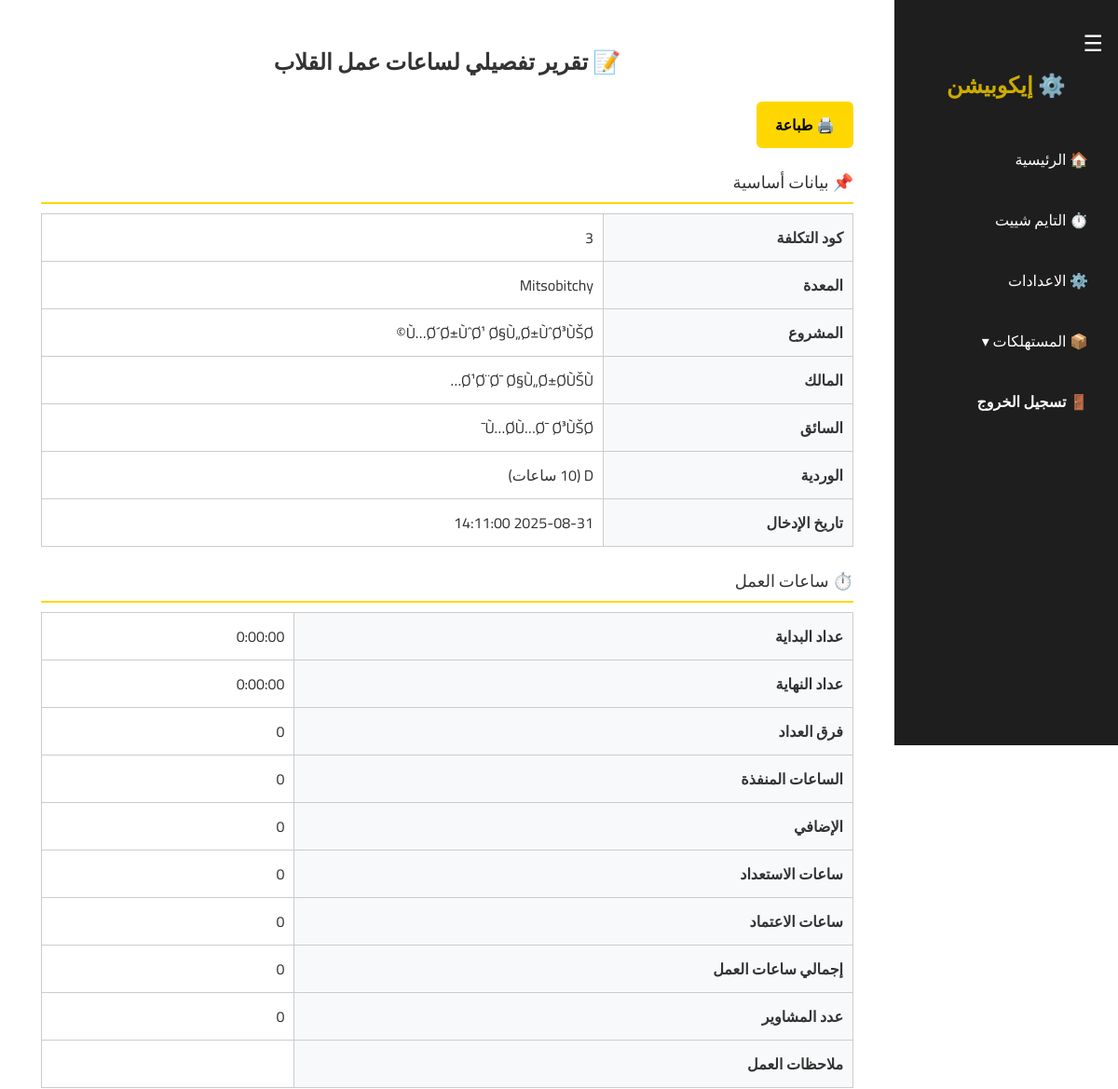
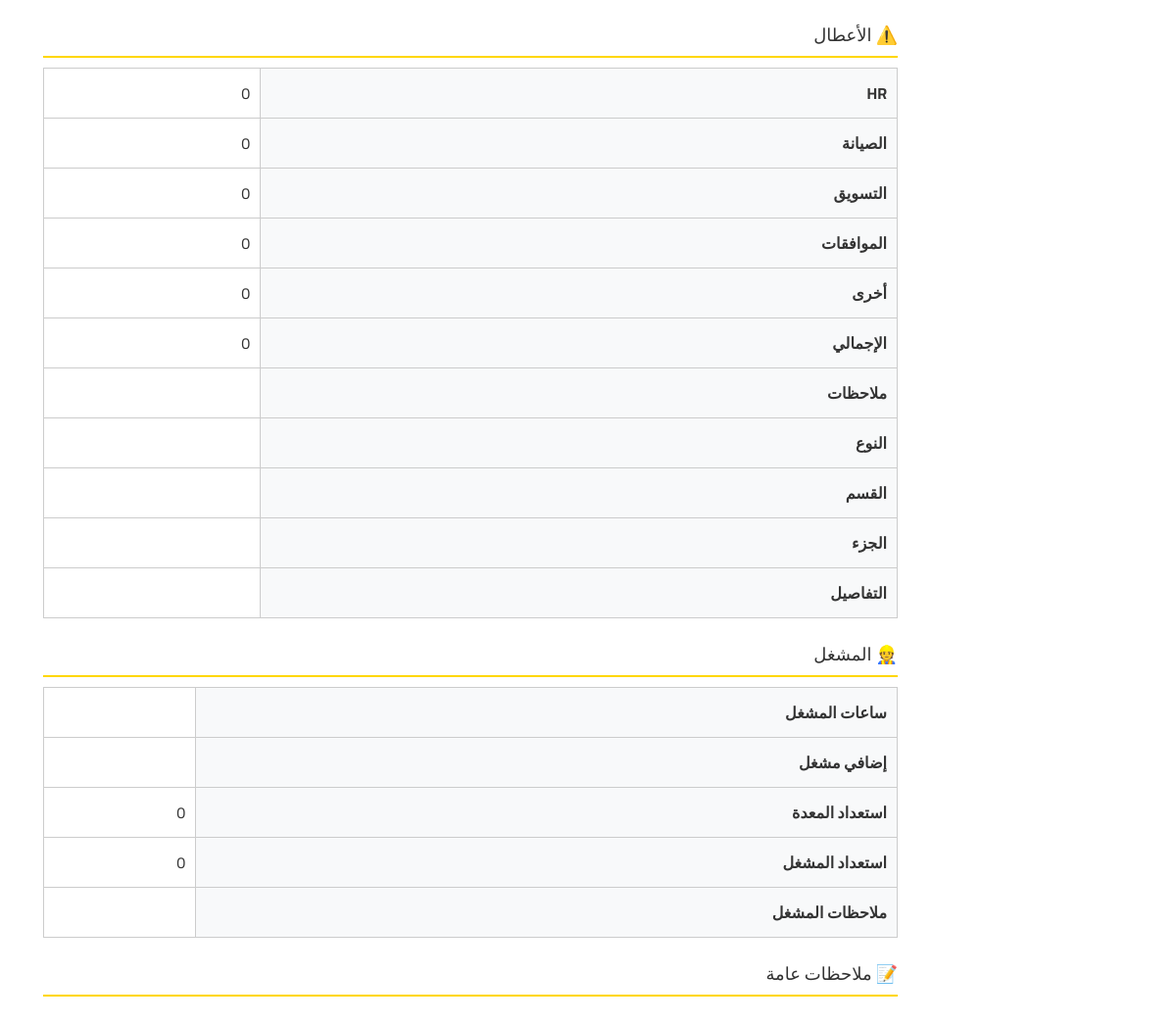
Screenshot of /tipper_details.php?id=1 (signed in) with the database file from the repository (2 pictures, top to bottom).
### tables this page shows
CREATE TABLE `tipper` (
  `id` int(11) NOT NULL,
  `cost_code` varchar(11) NOT NULL,
  `entry_name` varchar(50) NOT NULL,
  `machine_name` varchar(100) NOT NULL,
  `project_name` varchar(100) NOT NULL,
  `owner_name` varchar(100) NOT NULL,
  `driver_name` varchar(100) NOT NULL,
  `shift` varchar(50) NOT NULL,
  `shift_hours` int(11) DEFAULT NULL,
  `counter_start` varchar(20) DEFAULT NULL,
  `executed_hours` int(11) DEFAULT NULL,
  `extra_hours_total` int(11) DEFAULT NULL,
  `standby_hours` int(11) DEFAULT NULL,
  `dependence_hours` varchar(20) NOT NULL,
  `total_work_hours` int(11) DEFAULT NULL,
  `work_notes` text,
  `hr_fault` varchar(100) DEFAULT NULL,
  `maintenance_fault` varchar(100) DEFAULT NULL,
  `marketing_fault` varchar(100) DEFAULT NULL,
  `approval_fault` varchar(100) DEFAULT NULL,
  `other_fault_hours` int(11) DEFAULT NULL,
  `total_fault_hours` varchar(20) NOT NULL,
  `fault_notes` text,
  `counter_end` varchar(20) DEFAULT NULL,
  `counter_diff` varchar(20) DEFAULT NULL,
  `number_of_moves` varchar(20) NOT NULL,
  `fault_type` varchar(100) DEFAULT NULL,
  `fault_department` varchar(100) DEFAULT NULL,
  `fault_part` varchar(100) DEFAULT NULL,
  `fault_details` text,
  `general_notes` text,
  `operator_hours` varchar(100) DEFAULT NULL,
  `extra_operator_hours` varchar(20) NOT NULL,
  `machine_standby_hours` varchar(100) DEFAULT NULL,
  `operator_standby_hours` varchar(100) DEFAULT NULL,
  `operator_notes` text,
  `created_at` timestamp NOT NULL DEFAULT CURRENT_TIMESTAMP
);

### tipper_details.php (the view, shortened to what this page needs)
<?php
include "config.php";
if (isset($_GET['id'])) {
    $id = intval($_GET['id']);
    $sql = "SELECT * FROM tipper WHERE id = $id";
    $result = $conn->query($sql);
    $row = $result->fetch_assoc();
} else {
    die("❌ رقم السجل غير موجود");
}
?>
<!DOCTYPE html>
<html lang="ar" dir="rtl">
<head>
  <link rel="stylesheet" type="text/css" href="css/style.css"/>
</head>
<body>
<?php include 'sidebar.php'; ?>
<div class="main" id="main">
  <h2>📝 تقرير تفصيلي لساعات عمل القلاب</h2>
  <a href="#" onclick="window.print()" class="print-btn">🖨️ طباعة</a>
  <div class="section-title">📌 بيانات أساسية</div>
  <table class="info-table">
    <tr><th>كود التكلفة</th><td><?php echo $row['cost_code']; ?></td></tr>
    <tr><th>المعدة</th><td><?php echo $row['machine_name']; ?></td></tr>
    <tr><th>المشروع</th><td><?php echo $row['project_name']; ?></td></tr>
    <tr><th>المالك</th><td><?php echo $row['owner_name']; ?></td></tr>
    <tr><th>السائق</th><td><?php echo $row['driver_name']; ?></td></tr>
    <tr><th>الوردية</th><td><?php echo $row['shift']; ?> (<?php echo $row['shift_hours']; ?> ساعات)</td></tr>
    <tr><th>تاريخ الإدخال</th><td><?php echo $row['created_at']; ?></td></tr>
  </table>
  <div class="section-title">⏱️ ساعات العمل</div>
  <table class="info-table">
    <tr><th>عداد البداية</th><td><?php echo $row['counter_start']; ?></td></tr>
    <tr><th>عداد النهاية</th><td><?php echo $row['counter_end']; ?></td></tr>
    <tr><th>فرق العداد</th><td><?php echo $row['counter_diff']; ?></td></tr>
    <tr><th>الساعات المنفذة</th><td><?php echo $row['executed_hours']; ?></td></tr>
    <tr><th>الإضافي</th><td><?php echo $row['extra_hours_total']; ?></td></tr>
    <tr><th>ساعات الاستعداد</th><td><?php echo $row['standby_hours']; ?></td></tr>
    <tr><th>ساعات الاعتماد</th><td><?php echo $row['dependence_hours']; ?></td></tr>
    <tr><th>إجمالي ساعات العمل</th><td><?php echo $row['total_work_hours']; ?></td></tr>
    <tr><th>عدد المشاوير</th><td><?php echo $row['number_of_moves']; ?></td></tr>
    <tr><th>ملاحظات العمل</th><td><?php echo nl2br($row['work_notes']); ?></td></tr>
  </table>
  <div class="section-title">⚠️ الأعطال</div>
  <table class="info-table">
    <tr><th>HR</th><td><?php echo $row['hr_fault']; ?></td></tr>
    <tr><th>الصيانة</th><td><?php echo $row['maintenance_fault']; ?></td></tr>
    <tr><th>التسويق</th><td><?php echo $row['marketing_fault']; ?></td></tr>
    <tr><th>الموافقات</th><td><?php echo $row['approval_fault']; ?></td></tr>
    <tr><th>أخرى</th><td><?php echo $row['other_fault_hours']; ?></td></tr>
    <tr><th>الإجمالي</th><td><?php echo $row['total_fault_hours']; ?></td></tr>
    <tr><th>ملاحظات</th><td><?php echo nl2br($row['fault_notes']); ?></td></tr>
    <tr><th>النوع</th><td><?php echo $row['fault_type']; ?></td></tr>
    <tr><th>القسم</th><td><?php echo $row['fault_department']; ?></td></tr>
    <tr><th>الجزء</th><td><?php echo $row['fault_part']; ?></td></tr>
    <tr><th>التفاصيل</th><td><?php echo $row['fault_details']; ?></td></tr>
  </table>
  <div class="section-title">👷 المشغل</div>
  <table class="info-table">
    <tr><th>ساعات المشغل</th><td><?php echo $row['operator_hours']; ?></td></tr>
    <tr><th>إضافي مشغل</th><td><?php echo $row['extra_operator_hours']; ?></td></tr>
    <tr><th>استعداد المعدة</th><td><?php echo $row['machine_standby_hours']; ?></td></tr>
    <tr><th>استعداد المشغل</th><td><?php echo $row['operator_standby_hours']; ?></td></tr>
    <tr><th>ملاحظات المشغل</th><td><?php echo nl2br($row['operator_notes']); ?></td></tr>
  </table>
  <div class="section-title">📝 ملاحظات عامة</div>
</div>
</body>
</html>

### css/style.css (style rules this page uses)
* { margin: 0; padding: 0; box-sizing: border-box; font-family: "Cairo", sans-serif; }
body { display: flex; background: #f5f5f5; color: #333; }
.main { flex: 1; padding: 1.5rem; margin-right: 240px; transition: margin-right 0.3s ease; width: 100%; }

### tipper_details.php (style rules this page uses)
body { font-family:'Cairo', sans-serif; background:#fff; padding:20px; }
h2 { text-align:center; margin-bottom:20px; }
.info-table { width:100%; border-collapse:collapse; margin-bottom:20px; }
.info-table th, .info-table td { border:1px solid #ccc; padding:10px; text-align:right; }
.info-table th { background:#f8f9fa; }
.print-btn { display:inline-block; padding:10px 20px; background:#FFD700; border-radius:6px; text-decoration:none; color:#000; font-weight:bold; }
.section-title { margin:20px 0 10px; font-size:18px; color:#333; border-bottom:2px solid #FFD700; padding-bottom:5px; }

### rows the page displays
tipper: cost_code "3", machine_name "Mitsobitchy", project_name "Ù…Ø´Ø±ÙˆØ¹ Ø§Ù„Ø±ÙˆØ³ÙŠØ©", owner_name "Ø¹Ø¨Ø¯ Ø§Ù„Ø±Ø­ÙŠÙ…", driver_name "Ù…Ø­Ù…Ø¯ Ø³ÙŠØ¯", created_at "2025-08-31 14:11:00", counter_start "0:00:00", counter_end "0:00:00", counter_diff "0", executed_hours "0", extra_hours_total "0", standby_hours "0", dependence_hours "0", total_work_hours "0", number_of_moves "0", hr_fault "0", maintenance_fault "0", marketing_fault "0", approval_fault "0", other_fault_hours "0", total_fault_hours "0", machine_standby_hours "0", operator_standby_hours "0"
